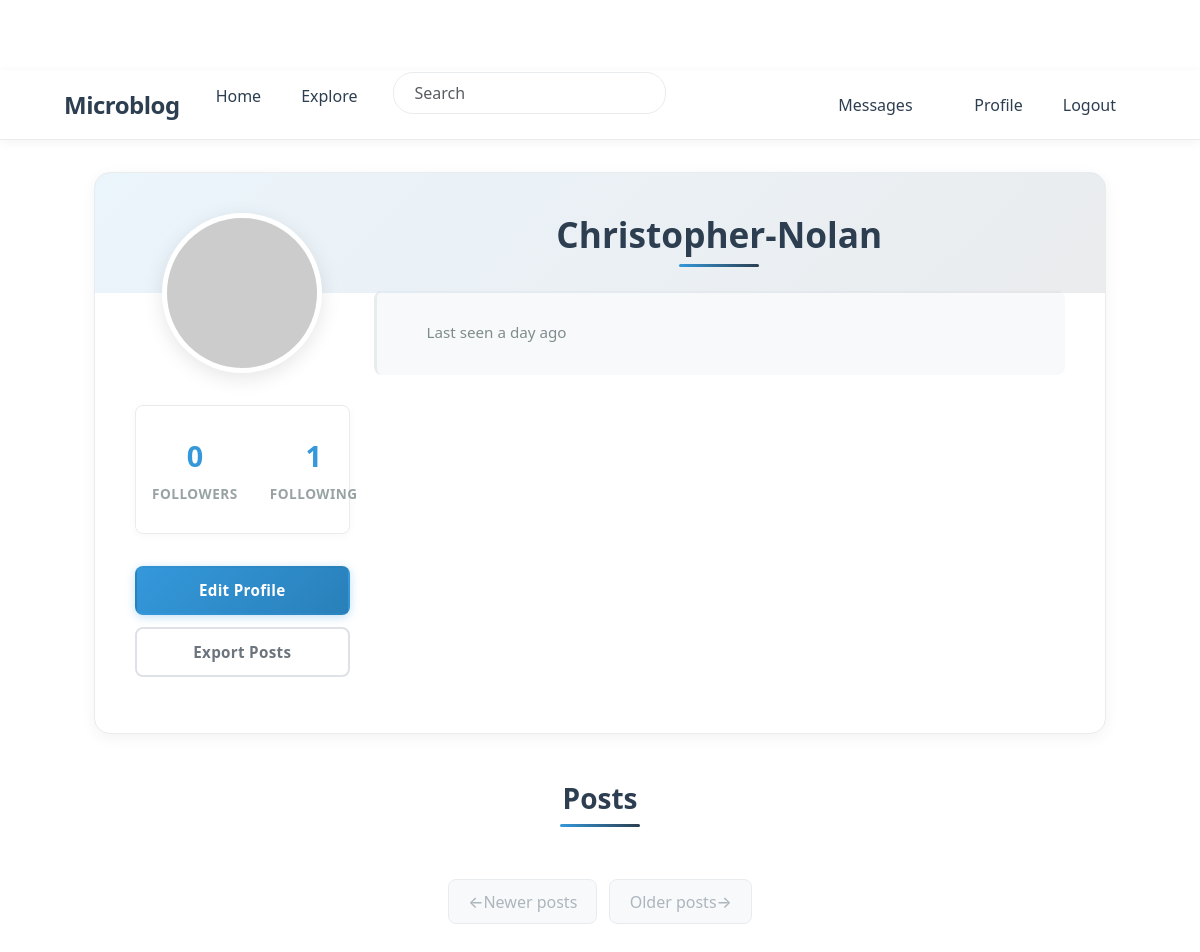
Before: /user/Christopher-Nolan (signed in) with the older database file.
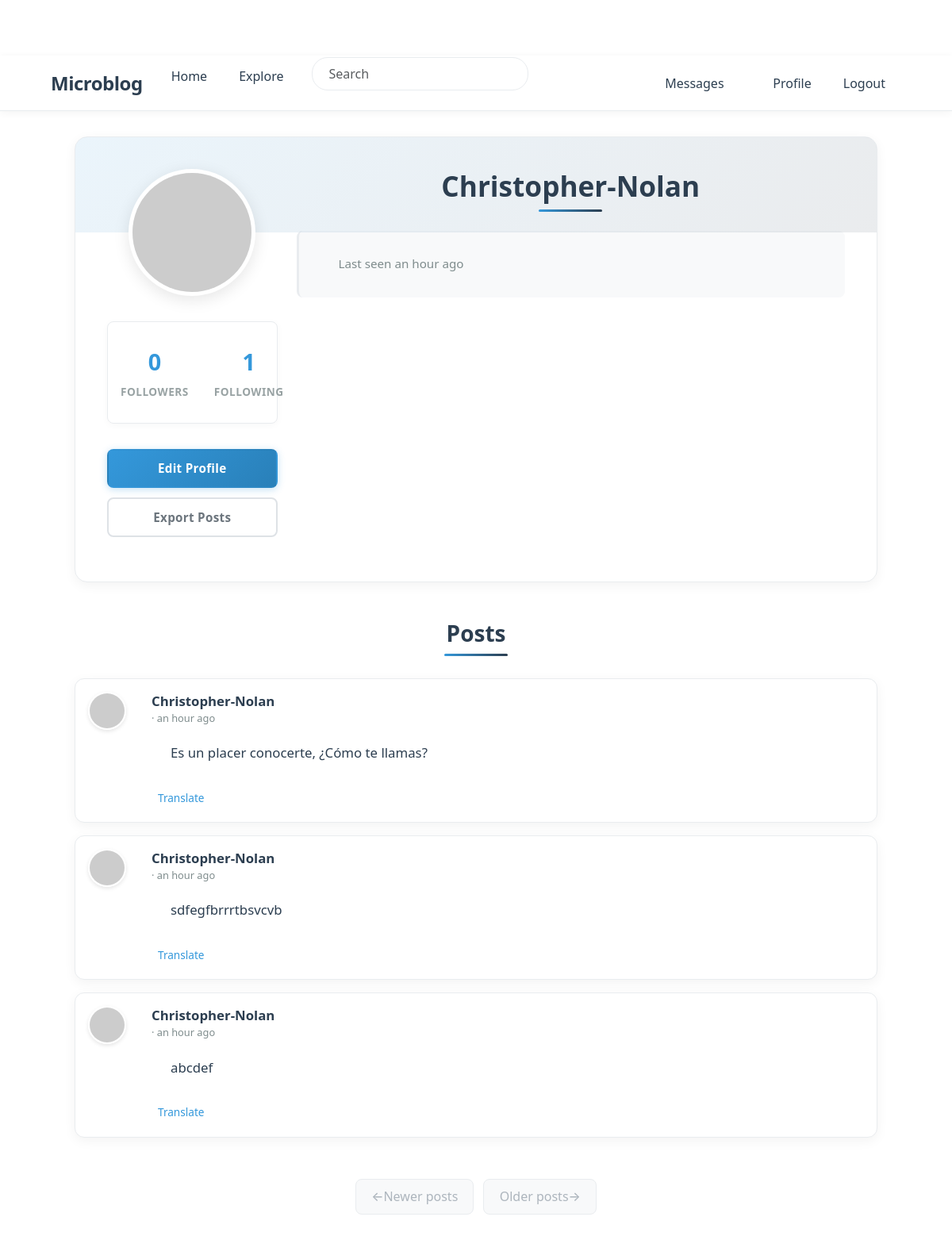
After: the same page with the newer database file.
### app/models.py (models this page shows, shortened)
class PaginatedAPIMixin(object):
    @staticmethod
    def to_collection_dict(query, page, per_page, endpoint, **kwargs):
        resources = db.paginate(query, page=page, per_page=per_page,
                                error_out=False)
        data = {
            'items': [item.to_dict() for item in resources.items],
            '_meta': {
                'page': page,
                'per_page': per_page,
                'total_pages': resources.pages,
                'total_items': resources.total
            },
            '_links': {
                'self': url_for(endpoint, page=page, per_page=per_page,
                                **kwargs),
                'next': url_for(endpoint, page=page + 1, per_page=per_page,
                                **kwargs) if resources.has_next else None,
                'prev': url_for(endpoint, page=page - 1, per_page=per_page,
                                **kwargs) if resources.has_prev else None
            }
        }
        return data

class User(PaginatedAPIMixin, UserMixin, db.Model):
    id: so.Mapped[int] = so.mapped_column(primary_key=True)
    username: so.Mapped[str] = so.mapped_column(sa.String(64), index=True,
                                                unique=True)
    email: so.Mapped[str] = so.mapped_column(sa.String(120), index=True,
                                             unique=True)
    password_hash: so.Mapped[Optional[str]] = so.mapped_column(sa.String(256))
    about_me: so.Mapped[Optional[str]] = so.mapped_column(sa.String(140))
    last_seen: so.Mapped[Optional[datetime]] = so.mapped_column(
        default=lambda: datetime.now(timezone.utc))
    last_message_read_time: so.Mapped[Optional[datetime]]
    token: so.Mapped[Optional[str]] = so.mapped_column(
        sa.String(32), index=True, unique=True)
    token_expiration: so.Mapped[Optional[datetime]]
    posts: so.WriteOnlyMapped['Post'] = so.relationship(
        back_populates='author')
    following: so.WriteOnlyMapped['User'] = so.relationship(
        secondary=followers, primaryjoin=(followers.c.follower_id == id),
        secondaryjoin=(followers.c.followed_id == id),
        back_populates='followers')
    followers: so.WriteOnlyMapped['User'] = so.relationship(
        secondary=followers, primaryjoin=(followers.c.followed_id == id),
        secondaryjoin=(followers.c.follower_id == id),
        back_populates='following')
    messages_sent: so.WriteOnlyMapped['Message'] = so.relationship(
        foreign_keys='Message.sender_id', back_populates='author')
    messages_received: so.WriteOnlyMapped['Message'] = so.relationship(
        foreign_keys='Message.recipient_id', back_populates='recipient')
    notifications: so.WriteOnlyMapped['Notification'] = so.relationship(
        back_populates='user')
    tasks: so.WriteOnlyMapped['Task'] = so.relationship(back_populates='user')
    def avatar(self, size):
        digest = md5(self.email.lower().encode('utf-8')).hexdigest()
        return f'https://www.gravatar.com/avatar/{digest}?d=identicon&s={size}'
    def followers_count(self):
        query = sa.select(sa.func.count()).select_from(
            self.followers.select().subquery())
        return db.session.scalar(query)
    def following_count(self):
        query = sa.select(sa.func.count()).select_from(
            self.following.select().subquery())
        return db.session.scalar(query)
    def unread_message_count(self):
        last_read_time = self.last_message_read_time or datetime(1900, 1, 1)
        query = sa.select(Message).where(Message.recipient == self,
                                         Message.timestamp > last_read_time)
        return db.session.scalar(sa.select(sa.func.count()).select_from(
            query.subquery()))
    def get_tasks_in_progress(self):
        query = self.tasks.select().where(Task.complete == False)
        return db.session.scalars(query)
    def get_task_in_progress(self, name):
        query = self.tasks.select().where(Task.name == name,
                                          Task.complete == False)
        return db.session.scalar(query)

class SearchableMixin:
    @classmethod
    def before_commit(cls, session):
        session._changes = {
            'add': list(session.new),
            'update': list(session.dirty),
            'delete': list(session.deleted)
        }
    @classmethod
    def after_commit(cls, session):
        for obj in session._changes['add']:
            if isinstance(obj, SearchableMixin):
                add_to_index(obj.__tablename__, obj)
        for obj in session._changes['update']:
            if isinstance(obj, SearchableMixin):
                add_to_index(obj.__tablename__, obj)
        for obj in session._changes['delete']:
            if isinstance(obj, SearchableMixin):
                remove_from_index(obj.__tablename__, obj)
        session._changes = None

class Post(SearchableMixin, db.Model):
    __searchable__ = ['body']
    id: so.Mapped[int] = so.mapped_column(primary_key=True)
    body: so.Mapped[str] = so.mapped_column(sa.String(140))
    timestamp: so.Mapped[datetime] = so.mapped_column(
        index=True, default=lambda: datetime.now(timezone.utc))
    user_id: so.Mapped[int] = so.mapped_column(sa.ForeignKey(User.id),
                                               index=True)
    language: so.Mapped[Optional[str]] = so.mapped_column(sa.String(5))
    author: so.Mapped[User] = so.relationship(back_populates='posts')

### app/main/routes.py (the view)
@bp.route('/user/<username>')
@login_required
def user(username):
    user = db.first_or_404(sa.select(User).where(User.username == username))
    page = request.args.get('page', 1, type=int)
    query = user.posts.select().order_by(Post.timestamp.desc())
    posts = db.paginate(query, page=page,
                        per_page=current_app.config['POSTS_PER_PAGE'],
                        error_out=False)
    next_url = url_for('main.user', username=user.username,
                       page=posts.next_num) if posts.has_next else None
    prev_url = url_for('main.user', username=user.username,
                       page=posts.prev_num) if posts.has_prev else None
    form = EmptyForm()
    return render_template('user.html', user=user, posts=posts.items,
                           next_url=next_url, prev_url=prev_url, form=form)

### app/main/forms.py
class SearchForm(FlaskForm):
    q = StringField(_l('Search'), validators=[DataRequired()])
    def __init__(self, *args, **kwargs):
        if 'formdata' not in kwargs:
            kwargs['formdata'] = request.args
        if 'meta' not in kwargs:
            kwargs['meta'] = {'csrf': False}
        super(SearchForm, self).__init__(*args, **kwargs)

class EmptyForm(FlaskForm):
    submit = SubmitField('Submit')

### app/__init__.py (called while the page is built)
def get_locale():
    return request.accept_languages.best_match(current_app.config['LANGUAGES'])

### app/main/routes.py (called while the page is built)
@bp.before_app_request
def before_request():
    if current_user.is_authenticated:
        current_user.last_seen = datetime.now(timezone.utc)
        db.session.commit()
        g.search_form = SearchForm()
    g.locale = str(get_locale())

### app/models.py (called while the page is built)
@login.user_loader
def load_user(id):
    return db.session.get(User, int(id))

### app/templates/user.html (shortened to what this page needs)
{% extends "base.html" %}
{% block content %}
<div class="container">
    <div class="profile-container">
        <div class="row">
            <div class="col-md-3 text-center">
                <img src="{{ user.avatar(200) }}" class="profile-avatar" alt="{{ user.username }}'s avatar">
                <div class="profile-stats">
                    <div class="stat-item">
                        <span class="stat-value">{{ user.followers_count() }}</span>
                        <span class="stat-label">{{ _('Followers') }}</span>
                    </div>
                    <div class="stat-item">
                        <span class="stat-value">{{ user.following_count() }}</span>
                        <span class="stat-label">{{ _('Following') }}</span>
                    </div>
                </div>
                <div class="profile-actions">
                    {% if user == current_user %}
                        <a href="{{ url_for('main.edit_profile') }}" class="btn btn-edit">
                            {{ _('Edit Profile') }}
                        </a>
                        {% if not current_user.get_task_in_progress('export_posts') %}
                        <a href="{{ url_for('main.export_posts') }}" class="btn btn-outline-secondary">
                            {{ _('Export Posts') }}
                        </a>
                        {% endif %}
                    {% elif not current_user.is_following(user) %}
                        <form action="{{ url_for('main.follow', username=user.username) }}" method="post" class="d-inline">
                            {{ form.hidden_tag() }}
                            <button type="submit" class="btn btn-primary">{{ _('Follow') }}</button>
                        </form>
                    {% else %}
                        <form action="{{ url_for('main.unfollow', username=user.username) }}" method="post" class="d-inline">
                            {{ form.hidden_tag() }}
                            <button type="submit" class="btn btn-outline-secondary">{{ _('Following') }}</button>
                        </form>
                    {% endif %}
                </div>
            </div>
            <div class="col-md-9">
                <h1 class="profile-username">{{ user.username }}</h1>
                <div class="profile-meta">
                    {% if user.last_seen %}
                    <p> {{ _('Last seen') }} {{ moment(user.last_seen).fromNow() }}</p>
                    {% endif %}
                </div>
            </div>
        </div>
    </div>
    <h2 class="posts-header">{{ _('Posts') }}</h2>
    {% for post in posts %}
        {% include '_post.html' %}
    {% endfor %}
    <nav aria-label="Post navigation">
        <ul class="pagination">
            <li class="page-item{% if not prev_url %} disabled{% endif %}">
                <a class="page-link" href="{{ prev_url }}">
                    <span aria-hidden="true">&larr;</span> {{ _('Newer posts') }}
                </a>
            </li>
            <li class="page-item{% if not next_url %} disabled{% endif %}">
                <a class="page-link" href="{{ next_url }}">
                    {{ _('Older posts') }} <span aria-hidden="true">&rarr;</span>
                </a>
            </li>
        </ul>
    </nav>
{% endblock %}

### app/templates/base.html (shortened to what this page needs)
<!doctype html>
<html lang="en">
  <head>
    <link
        href="https://cdn.jsdelivr.net/npm/bootstrap@5.3.2/dist/css/bootstrap.min.css"
        rel="stylesheet"
>
    <link rel="stylesheet" href="{{ url_for('static', filename='css/styles.css') }}">
  </head>
  <body>
    <nav class="navbar navbar-expand-lg bg-body-tertiary">
      <div class="container">
        <a class="navbar-brand" href="{{ url_for('main.index') }}">Microblog</a>
        <div class="collapse navbar-collapse" id="navbarSupportedContent">
          <ul class="navbar-nav me-auto mb-2 mb-lg-0">
            <li class="nav-item">
              <a class="nav-link" aria-current="page" href="{{ url_for('main.index') }}">{{ _('Home') }}</a>
            </li>
            <li class="nav-item">
              <a class="nav-link" aria-current="page" href="{{ url_for('main.explore') }}">{{ _('Explore') }}</a>
            </li>
            {% if g.search_form %}
            <form class="navbar-form navbar-left" method="get" action="{{ url_for('main.search') }}">
                <div class="form-group">
                    {{ g.search_form.q(size=20, class='form-control', placeholder=g.search_form.q.label.text) }}
                </div>
            </form>
            {% endif %}
          </ul>
          <ul class="navbar-nav mb-2 mb-lg-0">
            {% if current_user.is_anonymous %}
            <li class="nav-item">
              <a class="nav-link" aria-current="page" href="{{ url_for('auth.login') }}">{{ _('Login') }}</a>
            </li>
            {% else %}
            <li class="nav-item">
              <a class="nav-link" aria-current="page" href="{{ url_for('main.messages') }}">{{ _('Messages') }}
                {% set unread_message_count = current_user.unread_message_count() %}
              </a>
            </li>
            <li class="nav-item">
              <a class="nav-link" aria-current="page" href="{{ url_for('main.user', username=current_user.username) }}">{{ _('Profile') }}</a>
            </li>
            <li class="nav-item">
              <a class="nav-link" aria-current="page" href="{{ url_for('auth.logout') }}">{{ _('Logout') }}</a>
            </li>
            {% endif %}
          </ul>
        </div>
      </div>
    </nav>
    <div class="container mt-3">
      {% block content %}{% endblock %}
    </div>
  </body>
</html>

### app/templates/_post.html (shortened to what this page needs)
<div class="card post-card mb-3">
    <div class="card-body">
        <div class="d-flex">
            <div class="flex-shrink-0 me-3">
                <a href="{{ url_for('main.user', username=post.author.username) }}">
                    <img src="{{ post.author.avatar(50) }}" class="post-avatar" alt="{{ post.author.username }}'s avatar">
                </a>
            </div>
            <div class="flex-grow-1">
                <div class="d-flex justify-content-between align-items-start">
                    <div>
                        <a class="user_popup post-username" href="{{ url_for('main.user', username=post.author.username) }}">
                            {{ post.author.username }}
                        </a>
                        <span class="post-time">· {{ moment(post.timestamp).fromNow() }}</span>
                    </div>
                </div>
                <div class="post-body" id="post{{ post.id }}">{{ post.body }}</div>
                {% if post.language and post.language != g.locale %}
                <div class="mt-2">
                    <a href="javascript:translate(
                        'post{{ post.id }}',
                        'translation{{ post.id }}',
                        '{{ post.language }}',
                        '{{ g.locale }}')"
                       class="translation-link">
                        {{ _('Translate') }}
                    </a>
                </div>
                {% endif %}
            </div>
        </div>
    </div>
</div>

Changed rows visible on the page:
changed User "Christopher-Nolan": last_seen "a day ago" → "an hour ago"
added Post: author.username "Christopher-Nolan", timestamp "an hour ago", body "Es un placer conocerte, ¿Cómo te llamas?"
added Post: author.username "Christopher-Nolan", timestamp "an hour ago", body "sdfegfbrrrtbsvcvb"
added Post: author.username "Christopher-Nolan", timestamp "an hour ago", body "abcdef"
